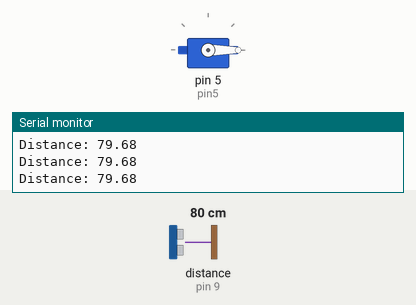
The sketch below on a simulated Arduino Uno, built with avr-gcc and run on an emulated ATmega328P. Shown: servo, the last lines printed to the serial monitor. Wiring (inferred from the names in the program): ultrasonic range finder: trigger pin 10; echo pin 9. The test bench sets the inputs (shaded band); at power-on: distance to the obstacle (sensor on pin 9) 80 cm. The echo pulse lasts 58.3 µs per cm.

Above: at 1.2 s.
1.3 s: distance to the obstacle (sensor on pin 9) set to 55 cm
4.3 s: distance to the obstacle (sensor on pin 9) set to 47 cm
At 4.9 s:
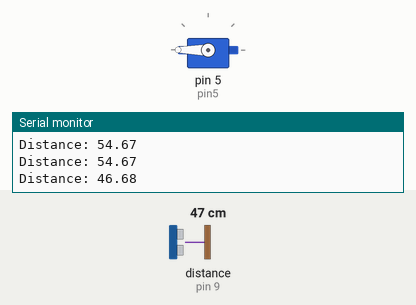
7.3 s: distance to the obstacle (sensor on pin 9) set to 60 cm
At 8.6 s:
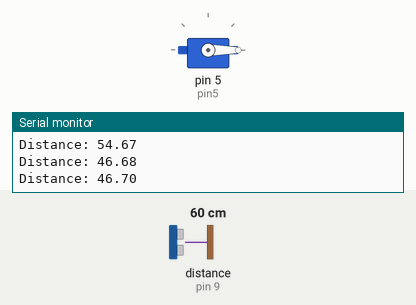
9.0 s: distance to the obstacle (sensor on pin 9) set to 2 cm
At 10.9 s:
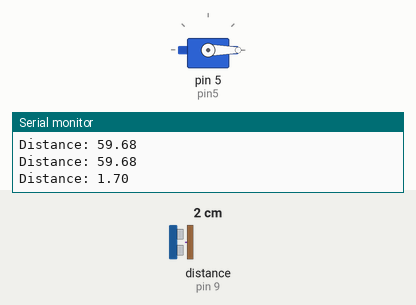
Timing chart, 0 to 13.0 s (numbered marks = the images above; inputs shaded):
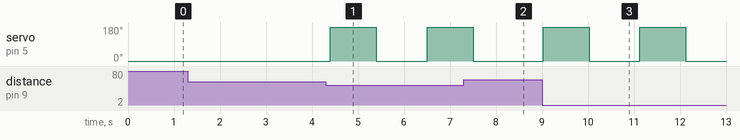

Measured:
- the behaviour switches between 51 and 50 cm on distance to the obstacle (sensor on pin 9) (found by bisection; images 0 and 1)
- after the input at 4.3 s, servo on pin 5 (pin5): 0° → 180° after 0.10 s, → 0° 1.0 s later, → 180° 1.1 s later
- after the input at 7.3 s, servo on pin 5 (pin5): goes on until 7.5 s, then stays 0°
- after the input at 9.0 s, servo on pin 5 (pin5): alternates 180° for 1.0 s and 0° for 1.1 s, starting at once

The sketch:

main.ino
```cpp
// Created by: Jaden Plugowsky
// Created on: Oct 2023
//
// This is a circuit with an ultrasonic distance sensor
//   that moves a servo under a certain distance.

#include <Servo.h>

Servo servoNumber1;

int pin5 = 5;
int trigPin = 10;
int echoPin = 9;
float duration, distance;

void setup() {
    // Setup distance sensor
    pinMode(trigPin, OUTPUT);
    pinMode(echoPin, INPUT);
    Serial.begin(9600);

    // Setup servo
    servoNumber1.attach(pin5);
    servoNumber1.write(0); // Default servo position
}

void loop() {
    // Send pulse of sound out.
    digitalWrite(trigPin, LOW);
    delayMicroseconds(2);
    digitalWrite(trigPin, HIGH);
    delayMicroseconds(10);
    digitalWrite(trigPin, LOW);

    // Calculate distance between object.
    duration = pulseIn(echoPin, HIGH);
    distance = (duration*.0343)/2;

    // Print to serial monitor.
    Serial.print("Distance: ");
    Serial.println(distance);

    if (distance < 50) {
        servoNumber1.write(180); // 180 degrees
        delay(1000); // Wait for 1000 millisecond(s)
        servoNumber1.write(0); // 0 degrees
        delay(1000); // Wait for 1000 millisecond(s)
    }

    delay(100);
}
```
